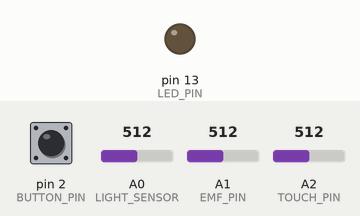
Recording of a sketch running on a simulated Arduino Uno, built with avr-gcc and run on an emulated ATmega328P. Parts: output pins drawn as LEDs (lit = HIGH). The inputs (shaded band) are chosen by the test bench; at power-on: pin 2 (BUTTON_PIN) HIGH, A1 (EMF_PIN) = 512, A2 (TOUCH_PIN) = 512, A0 (LIGHT_SENSOR) = 512. What the sketch prints to the serial monitor is not drawn.

Above: at 3.0 s.
3.1 s: pin 2 (BUTTON_PIN) pulled LOW for 2.55 s
At 4.5 s:
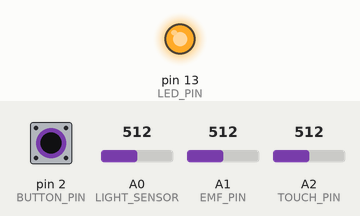
7.1 s: A1 (EMF_PIN) set to 558
10.0 s: A1 (EMF_PIN) set to 580
14.9 s: A2 (TOUCH_PIN) set to 588
17.8 s: A2 (TOUCH_PIN) set to 616
21.5 s: A0 (LIGHT_SENSOR) set to 107
27.8 s: A0 (LIGHT_SENSOR) set to 93
Timing chart, 0 to 30.8 s (numbered marks = the images above; inputs shaded):
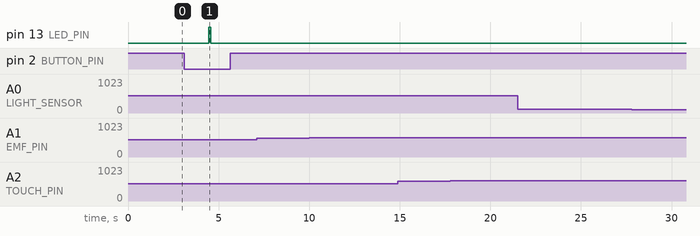

Measured:
- after the input at 3.1 s, pin 13 (LED_PIN): LOW → HIGH after 1.4 s, → LOW 0.10 s later
- after the input at 7.1 s, every drawn part: stays the same
- after the input at 10.0 s, every drawn part: stays the same
- after the input at 14.9 s, every drawn part: stays the same
- after the input at 17.8 s, every drawn part: stays the same
- after the input at 21.5 s, every drawn part: stays the same
- after the input at 27.8 s, every drawn part: stays the same

The sketch:

hazard_hound.ino
```cpp
// Hazard Hound - Arduino Sensor Code
// Upload this to your Arduino board

const int LED_PIN = 13;
const int BUTTON_PIN = 2;
const int LIGHT_SENSOR = A0;
const int EMF_PIN = A1;
const int TOUCH_PIN = A2;

int fireRisk = 0;
int gasRisk = 1;
int structuralRisk = 3;
int airQualityRisk = 10;
int lightHazard = 0;
int lightRaw = 0;
float internalTemp = 0;
int tempHazard = 0;
int emfLevel = 0;
bool isTouched = false;
bool emergencyPressed = false;

unsigned long lastLightUpdate = 0;
unsigned long lastTempUpdate = 0;
unsigned long lastAirUpdate = 0;
int lightCounter = 0;
int airQualityCounter = 0;

int targetLightHazard = 10;
int currentLightHazard = 10;
int targetTempHazard = 10;
int currentTempHazard = 10;

void setup() {
  Serial.begin(9600);
  pinMode(LED_PIN, OUTPUT);
  pinMode(BUTTON_PIN, INPUT_PULLUP);

  Serial.println("HAZARD HOUND READY");
}

void loop() {
  emergencyPressed = (digitalRead(BUTTON_PIN) == LOW);

  lightRaw = analogRead(LIGHT_SENSOR);

  if (millis() - lastLightUpdate > 45000) {
    lastLightUpdate = millis();
    lightCounter++;
    if (lightCounter % 5 == 0) targetLightHazard = 8;
    else if (lightCounter % 5 == 1) targetLightHazard = 12;
    else if (lightCounter % 5 == 2) targetLightHazard = 6;
    else if (lightCounter % 5 == 3) targetLightHazard = 14;
    else targetLightHazard = 10;
  }

  if (currentLightHazard < targetLightHazard) currentLightHazard++;
  else if (currentLightHazard > targetLightHazard) currentLightHazard--;
  lightHazard = currentLightHazard;

  ADMUX = (0 << REFS1) | (1 << REFS0) | (1 << MUX3);
  ADCSRA |= (1 << ADEN);
  delay(50);
  ADCSRA |= (1 << ADSC);
  while (ADCSRA & (1 << ADSC));
  int adcValue = ADC;

  float realTemp = (adcValue - 324.0) / 1.22;
  if (realTemp < 20) realTemp = 20 + ((realTemp - 20) / 5);
  if (realTemp > 35) realTemp = 35;

  if (millis() - lastTempUpdate > 30000) {
    lastTempUpdate = millis();
    targetTempHazard = map(realTemp, 20, 35, 5, 15);
    targetTempHazard = constrain(targetTempHazard, 5, 15);
  }

  if (currentTempHazard < targetTempHazard) currentTempHazard++;
  else if (currentTempHazard > targetTempHazard) currentTempHazard--;
  tempHazard = currentTempHazard;

  fireRisk = 0;
  gasRisk = 1 + (millis() / 30000) % 2;
  if (gasRisk > 2) gasRisk = 2;
  structuralRisk = 3;

  if (millis() - lastAirUpdate > 5000) {
    lastAirUpdate = millis();
    airQualityCounter++;
    if (airQualityCounter % 4 == 0) airQualityRisk = 8;
    else if (airQualityCounter % 4 == 1) airQualityRisk = 12;
    else if (airQualityCounter % 4 == 2) airQualityRisk = 10;
    else airQualityRisk = 14;
  }

  int rawEMF = analogRead(EMF_PIN);
  int baseline = 512;
  int emfDiff = abs(rawEMF - baseline);
  emfLevel = map(emfDiff, 0, 400, 0, 100);
  if (emfLevel > 100) emfLevel = 100;
  if (emfLevel < 5) emfLevel = emfLevel;
  else if (emfLevel < 15) emfLevel = emfLevel / 2;

  int touchRaw = analogRead(TOUCH_PIN);
  isTouched = (touchRaw > 600);
  int touchHazard = isTouched ? 85 : 0;

  int overall;
  if (emergencyPressed) {
    overall = 100;
  } else {
    overall = (fireRisk * 20 + gasRisk * 15 + structuralRisk * 10 +
               airQualityRisk * 10 + lightHazard * 15 + tempHazard * 10 +
               emfLevel * 10 + touchHazard * 10) / 100;
  }

  String status;
  if (emergencyPressed) status = "EMERGENCY";
  else if (overall >= 70) status = "CRITICAL";
  else if (overall >= 50) status = "WARNING";
  else if (overall >= 30) status = "CAUTION";
  else status = "SAFE";

  if (status == "CRITICAL" || emergencyPressed) {
    digitalWrite(LED_PIN, HIGH);
    delay(100);
    digitalWrite(LED_PIN, LOW);
    delay(100);
  } else if (status == "WARNING") {
    digitalWrite(LED_PIN, HIGH);
  } else {
    digitalWrite(LED_PIN, LOW);
  }

  Serial.print("{");
  Serial.print("\"overall\":"); Serial.print(overall);
  Serial.print(",\"status\":\""); Serial.print(status);
  Serial.print("\",\"fire\":"); Serial.print(fireRisk);
  Serial.print(",\"gas\":"); Serial.print(gasRisk);
  Serial.print(",\"structural\":"); Serial.print(structuralRisk);
  Serial.print(",\"airQuality\":"); Serial.print(airQualityRisk);
  Serial.print(",\"lightHazard\":"); Serial.print(lightHazard);
  Serial.print(",\"lightRaw\":"); Serial.print(lightRaw);
  Serial.print(",\"internalTemp\":"); Serial.print(realTemp, 1);
  Serial.print(",\"tempHazard\":"); Serial.print(tempHazard);
  Serial.print(",\"emfLevel\":"); Serial.print(emfLevel);
  Serial.print(",\"isTouched\":"); Serial.print(isTouched ? "true" : "false");
  Serial.print(",\"touchHazard\":"); Serial.print(touchHazard);
  Serial.print(",\"emergency\":"); Serial.print(emergencyPressed ? "true" : "false");
  Serial.println("}");

  delay(2000);
}
```
